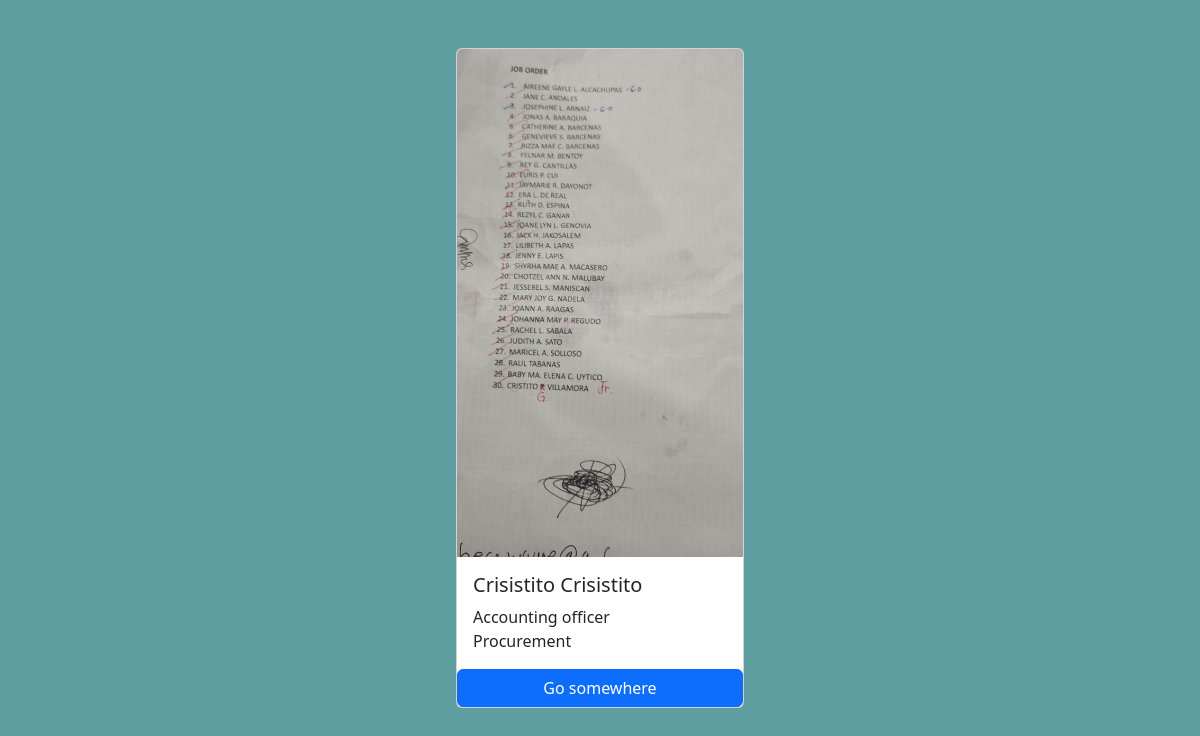
Page /employees/3/ on the committed database.
### employees/models.py (models this page shows, shortened)
class employado(models.Model):
    first_name = models.CharField(max_length=100)
    last_name = models.CharField(max_length=100)
    designated = models.CharField(max_length=100)
    department = models.CharField(max_length=100)
    address = models.CharField(max_length=100)
    email = models.EmailField(max_length=100, unique=True)
    phone = models.CharField(max_length=11)
    photo = models.ImageField(upload_to="img")
    created = models.DateTimeField(auto_now_add=True)
    updated = models.DateTimeField(auto_now=True)

### employees/views.py (the view)
# urls.py: path("<int:pk>/", views.employee_detail, name="employee_detail"),
def employee_detail(request, pk):
    employee_profile = get_object_or_404(employado, pk=pk)
    context = {
        "employee_profile": employee_profile,
    }
    return render(request, "employee_detail.html", context)

### templates/employee_detail.html (shortened to what this page needs)
{% load static %}
<!DOCTYPE html>
<html lang="en">
<head>
    <link href="https://cdn.jsdelivr.net/npm/bootstrap@5.3.3/dist/css/bootstrap.min.css" rel="stylesheet">
    <link rel="stylesheet" href="{% static 'css/style.css' %}">
</head>
<body>
    <div class="container pt-5">
        <div class="card m-auto" style="width: 18rem;">
            <img src="{{ employee_profile.photo.url }}" class="card-img-top" alt="...">
            <div class="card-body">
              <h5 class="card-title">{{ employee_profile.first_name }} {{ employee_profile.first_name }}</h5>
              <p class="card-text m-0">{{ employee_profile.designated }}</p>
              <p class="card-text m-0">{{ employee_profile.department }}</p>
            </div>
            <a href="{% url 'home' %}" class="btn btn-primary">Go somewhere</a>
          </div>
    </div>
</body>
</html>

### mysite/static/css/style.css (style rules this page uses)
body { background-color: cadetblue; }

### rows in the picture
employado: photo (picture), first_name "Crisistito", designated "Accounting officer", department "Procurement"
